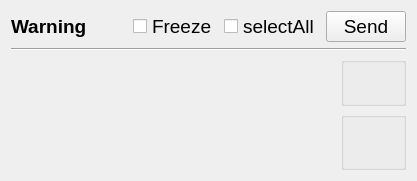
          <widget class="QWidget" name="pageWarning">
           <layout class="QVBoxLayout" name="verticalLayout_3">
            <item>
             <layout class="QHBoxLayout" name="horizontalLayoutTopOperationPara_2">
              <item>
               <widget class="QLabel" name="label_1">
                <property name="font">
                 <font>
                  <family>Arial</family>
                  <pointsize>14</pointsize>
                  <weight>75</weight>
                  <bold>true</bold>
                 </font>
                </property>
                <property name="text">
                 <string>Warning</string>
                </property>
                <property name="alignment">
                 <set>Qt::AlignLeading|Qt::AlignLeft|Qt::AlignVCenter</set>
                </property>
               </widget>
              </item>
              <item>
               <spacer name="horizontalSpacer_17">
                <property name="orientation">
                 <enum>Qt::Horizontal</enum>
                </property>
                <property name="sizeHint" stdset="0">
                 <size>
                  <width>40</width>
                  <height>20</height>
                 </size>
                </property>
               </spacer>
              </item>
              <item>
               <widget class="QCheckBox" name="checkBoxFreezeWarnParam">
                <property name="font">
                 <font>
                  <pointsize>14</pointsize>
                 </font>
                </property>
                <property name="text">
                 <string>Freeze</string>
                </property>
               </widget>
              </item>
              <item>
               <widget class="QCheckBox" name="checkBoxSelectAllWarnParam">
                <property name="font">
                 <font>
                  <pointsize>14</pointsize>
                 </font>
                </property>
                <property name="text">
                 <string>selectAll</string>
                </property>
               </widget>
              </item>
              <item>
               <widget class="QPushButton" name="pushButtonSendWarnParam">
                <property name="font">
                 <font>
                  <pointsize>14</pointsize>
                  <weight>50</weight>
                  <bold>false</bold>
                 </font>
                </property>
                <property name="text">
                 <string>Send</string>
                </property>
                <property name="icon">
                 <iconset resource="res.qrc">
                  <normaloff>:/image/send.png</normaloff>:/image/send.png</iconset>
                </property>
                <property name="iconSize">
                 <size>
                  <width>20</width>
                  <height>20</height>
                 </size>
                </property>
                <property name="flat">
                 <bool>false</bool>
                </property>
               </widget>
              </item>
             </layout>
            </item>
            <item>
             <widget class="Line" name="line_16">
              <property name="orientation">
               <enum>Qt::Horizontal</enum>
              </property>
             </widget>
            </item>
            <item>
             <layout class="QHBoxLayout" name="horizontalLayout_21">
              <item>
               <widget class="QStackedWidget" name="stackedWidgetWarningPara">
                <property name="currentIndex">
                 <number>-1</number>
                </property>
               </widget>
              </item>
              <item>
               <layout class="QVBoxLayout" name="verticalLayout_2">
                <item>
                 <widget class="QGroupBox" name="groupBox">
                  <layout class="QVBoxLayout" name="verticalLayout_8">
                   <property name="leftMargin">
                    <number>0</number>
                   </property>
                   <property name="rightMargin">
                    <number>0</number>
                   </property>
                   <item>
                    <widget class="QPushButton" name="pushButtonWarningParaPageUp">
                     <property name="sizePolicy">
                      <sizepolicy hsizetype="Minimum" vsizetype="Expanding">
                       <horstretch>0</horstretch>
                       <verstretch>0</verstretch>
                      </sizepolicy>
                     </property>
                     <property name="icon">
                      <iconset resource="res.qrc">
                       <normaloff>:/image/page_up.png</normaloff>:/image/page_up.png</iconset>
                     </property>
                     <property name="iconSize">
                      <size>
                       <width>32</width>
                       <height>32</height>
                      </size>
                     </property>
                     <property name="flat">
                      <bool>true</bool>
                     </property>
                    </widget>
                   </item>
                  </layout>
                 </widget>
                </item>
                <item>
                 <widget class="QGroupBox" name="groupBox_2">
                  <layout class="QVBoxLayout" name="verticalLayout_30">
                   <property name="leftMargin">
                    <number>0</number>
                   </property>
                   <property name="rightMargin">
                    <number>0</number>
                   </property>
                   <item>
                    <widget class="QPushButton" name="pushButtonWarningParaPageDown">
                     <property name="sizePolicy">
                      <sizepolicy hsizetype="Minimum" vsizetype="Expanding">
                       <horstretch>0</horstretch>
                       <verstretch>0</verstretch>
                      </sizepolicy>
                     </property>
                     <property name="font">
                      <font>
                       <family>Arial</family>
                       <pointsize>14</pointsize>
                       <weight>50</weight>
                       <bold>false</bold>
                       <underline>false</underline>
                      </font>
                     </property>
                     <property name="icon">
                      <iconset resource="res.qrc">
                       <normaloff>:/image/page_down.png</normaloff>:/image/page_down.png</iconset>
                     </property>
                     <property name="iconSize">
                      <size>
                       <width>32</width>
                       <height>32</height>
                      </size>
                     </property>
                     <property name="flat">
                      <bool>true</bool>
                     </property>
                    </widget>
                   </item>
                  </layout>
                 </widget>
                </item>
               </layout>
              </item>
             </layout>
            </item>
           </layout>
          </widget>
